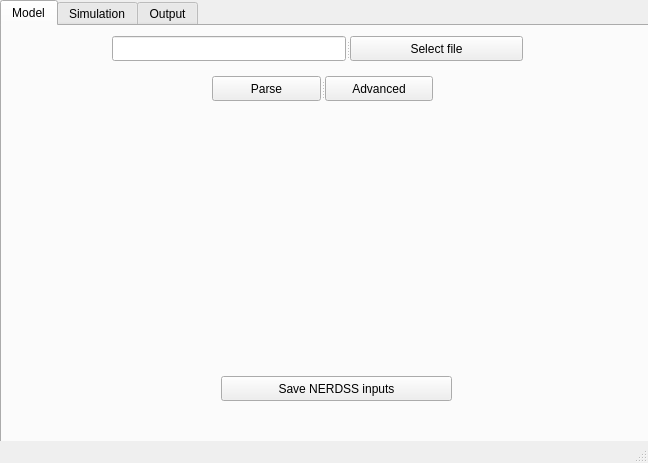
<?xml version="1.0" encoding="UTF-8"?>
<ui version="4.0">
 <class>MainWindow</class>
 <widget class="QMainWindow" name="MainWindow">
  <property name="geometry">
   <rect>
    <x>0</x>
    <y>0</y>
    <width>648</width>
    <height>463</height>
   </rect>
  </property>
  <property name="windowTitle">
   <string>NERDSS</string>
  </property>
  <widget class="QWidget" name="centralwidget">
   <widget class="QTabWidget" name="tabWidget">
    <property name="geometry">
     <rect>
      <x>0</x>
      <y>0</y>
      <width>651</width>
      <height>461</height>
     </rect>
    </property>
    <property name="currentIndex">
     <number>0</number>
    </property>
    <widget class="QWidget" name="Model">
     <attribute name="title">
      <string>Model</string>
     </attribute>
     <widget class="QWidget" name="gridLayoutWidget">
      <property name="geometry">
       <rect>
        <x>-1</x>
        <y>-11</y>
        <width>651</width>
        <height>441</height>
       </rect>
      </property>
      <layout class="QGridLayout" name="gridLayout"/>
     </widget>
     <widget class="QPushButton" name="pushButtonGenerateNerdssInput">
      <property name="geometry">
       <rect>
        <x>219</x>
        <y>350</y>
        <width>231</width>
        <height>25</height>
       </rect>
      </property>
      <property name="text">
       <string>Save NERDSS inputs</string>
      </property>
     </widget>
     <widget class="QSplitter" name="splitter_2">
      <property name="geometry">
       <rect>
        <x>210</x>
        <y>50</y>
        <width>221</width>
        <height>25</height>
       </rect>
      </property>
      <property name="orientation">
       <enum>Qt::Horizontal</enum>
      </property>
      <widget class="QPushButton" name="pushButtonParse">
       <property name="text">
        <string>Parse</string>
       </property>
      </widget>
      <widget class="QPushButton" name="pushButtonAdvance">
       <property name="text">
        <string>Advanced</string>
       </property>
      </widget>
     </widget>
     <widget class="QWidget" name="openGLWidgetStructure" native="true">
      <property name="geometry">
       <rect>
        <x>110</x>
        <y>100</y>
        <width>411</width>
        <height>241</height>
       </rect>
      </property>
     </widget>
     <widget class="QSplitter" name="splitter">
      <property name="geometry">
       <rect>
        <x>110</x>
        <y>10</y>
        <width>411</width>
        <height>25</height>
       </rect>
      </property>
      <property name="orientation">
       <enum>Qt::Horizontal</enum>
      </property>
      <widget class="QLineEdit" name="lineEditFilePath"/>
      <widget class="QPushButton" name="pushButtonBrowseFile">
       <property name="text">
        <string>Select file</string>
       </property>
      </widget>
     </widget>
    </widget>
    <widget class="QWidget" name="Simulation">
     <attribute name="title">
      <string>Simulation</string>
     </attribute>
     <widget class="QPushButton" name="pushButtonInstallNERDSS">
      <property name="geometry">
       <rect>
        <x>120</x>
        <y>10</y>
        <width>401</width>
        <height>25</height>
       </rect>
      </property>
      <property name="text">
       <string>Install NERDSS on your local machine</string>
      </property>
     </widget>
     <widget class="QLabel" name="label">
      <property name="geometry">
       <rect>
        <x>20</x>
        <y>70</y>
        <width>101</width>
        <height>16</height>
       </rect>
      </property>
      <property name="text">
       <string>nerdss exe:</string>
      </property>
     </widget>
     <widget class="QLabel" name="label_2">
      <property name="geometry">
       <rect>
        <x>20</x>
        <y>110</y>
        <width>111</width>
        <height>16</height>
       </rect>
      </property>
      <property name="text">
       <string>inputs folder:</string>
      </property>
     </widget>
     <widget class="QLineEdit" name="lineEditNERDSSExe">
      <property name="geometry">
       <rect>
        <x>130</x>
        <y>60</y>
        <width>361</width>
        <height>31</height>
       </rect>
      </property>
     </widget>
     <widget class="QLineEdit" name="lineEditInputsFolder">
      <property name="geometry">
       <rect>
        <x>130</x>
        <y>100</y>
        <width>361</width>
        <height>31</height>
       </rect>
      </property>
     </widget>
     <widget class="QPushButton" name="pushButtonSelectNERDSS">
      <property name="geometry">
       <rect>
        <x>500</x>
        <y>60</y>
        <width>131</width>
        <height>31</height>
       </rect>
      </property>
      <property name="text">
       <string>Select nerdss</string>
      </property>
     </widget>
     <widget class="QPushButton" name="pushButtonSelectInputs">
      <property name="geometry">
       <rect>
        <x>500</x>
        <y>100</y>
        <width>131</width>
        <height>31</height>
       </rect>
      </property>
      <property name="text">
       <string>Select inputs</string>
      </property>
     </widget>
     <widget class="QCommandLinkButton" name="commandLinkButtonRunSimulation">
      <property name="geometry">
       <rect>
        <x>240</x>
        <y>170</y>
        <width>161</width>
        <height>41</height>
       </rect>
      </property>
      <property name="text">
       <string>Run Simulation</string>
      </property>
     </widget>
     <widget class="QProgressBar" name="progressBar">
      <property name="geometry">
       <rect>
        <x>117</x>
        <y>220</y>
        <width>401</width>
        <height>31</height>
       </rect>
      </property>
      <property name="value">
       <number>24</number>
      </property>
     </widget>
     <widget class="QPlainTextEdit" name="plainTextEdit">
      <property name="geometry">
       <rect>
        <x>150</x>
        <y>270</y>
        <width>341</width>
        <height>111</height>
       </rect>
      </property>
      <property name="plainText">
       <string>Press the 'Run Simulation' button to initiate the simulation. The progress bar will refresh every 10 seconds to reflect the current status.</string>
      </property>
     </widget>
     <widget class="QCommandLinkButton" name="commandLinkButtonKillSimulation">
      <property name="geometry">
       <rect>
        <x>460</x>
        <y>170</y>
        <width>177</width>
        <height>41</height>
       </rect>
      </property>
      <property name="text">
       <string>Kill Simulation</string>
      </property>
     </widget>
    </widget>
    <widget class="QWidget" name="tab">
     <attribute name="title">
      <string>Output</string>
     </attribute>
     <widget class="QPushButton" name="pushButtonVisualizeTraj">
      <property name="geometry">
       <rect>
        <x>180</x>
        <y>10</y>
        <width>241</width>
        <height>51</height>
       </rect>
      </property>
      <property name="text">
       <string>Visualize Traj</string>
      </property>
     </widget>
     <widget class="QPushButton" name="pushButtonPlotCopyNum">
      <property name="geometry">
       <rect>
        <x>180</x>
        <y>90</y>
        <width>241</width>
        <height>51</height>
       </rect>
      </property>
      <property name="text">
       <string>Plot Copy Number</string>
      </property>
     </widget>
     <widget class="QPushButton" name="pushButtonPlotComplex">
      <property name="geometry">
       <rect>
        <x>180</x>
        <y>180</y>
        <width>241</width>
        <height>51</height>
       </rect>
      </property>
      <property name="text">
       <string>Plot Complex</string>
      </property>
     </widget>
    </widget>
   </widget>
  </widget>
  <widget class="QMenuBar" name="menubar">
   <property name="geometry">
    <rect>
     <x>0</x>
     <y>0</y>
     <width>648</width>
     <height>22</height>
    </rect>
   </property>
  </widget>
  <widget class="QStatusBar" name="statusbar"/>
 </widget>
 <resources/>
 <connections/>
</ui>
